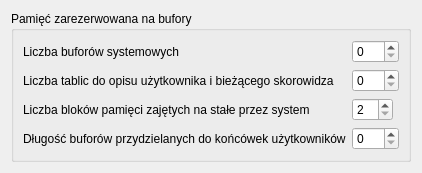
      <widget class="QWidget" name="tab">
       <attribute name="title">
        <string>Bufory</string>
       </attribute>
       <layout class="QVBoxLayout" name="verticalLayout_9">
        <item>
         <widget class="QGroupBox" name="groupBox_7">
          <property name="title">
           <string>Pamięć zarezerwowana na bufory</string>
          </property>
          <layout class="QVBoxLayout" name="verticalLayout_17">
           <item>
            <layout class="QFormLayout" name="formLayout_13">
             <property name="formAlignment">
              <set>Qt::AlignLeading|Qt::AlignLeft|Qt::AlignTop</set>
             </property>
             <item row="0" column="0">
              <widget class="QLabel" name="sys_buf_label">
               <property name="sizePolicy">
                <sizepolicy hsizetype="Preferred" vsizetype="Preferred">
                 <horstretch>0</horstretch>
                 <verstretch>0</verstretch>
                </sizepolicy>
               </property>
               <property name="toolTip">
                <string>Bufory są przydzielane dynamicznie i używanye przy dostępie do zbiorów dyskowych. Pojedynczy bufor ma długość 272 słów.</string>
               </property>
               <property name="text">
                <string>Liczba buforów systemowych</string>
               </property>
               <property name="wordWrap">
                <bool>false</bool>
               </property>
               <property name="buddy">
                <cstring>sys_buf</cstring>
               </property>
              </widget>
             </item>
             <item row="0" column="1">
              <widget class="QSpinBox" name="sys_buf">
               <property name="sizePolicy">
                <sizepolicy hsizetype="Maximum" vsizetype="Fixed">
                 <horstretch>0</horstretch>
                 <verstretch>0</verstretch>
                </sizepolicy>
               </property>
               <property name="toolTip">
                <string>Bufory są przydzielane dynamicznie i używanye
przy dostępie do zbiorów dyskowych.
Pojedynczy bufor ma długość 272 słów.</string>
               </property>
               <property name="maximum">
                <number>255</number>
               </property>
              </widget>
             </item>
             <item row="1" column="0">
              <widget class="QLabel" name="label_3">
               <property name="toolTip">
                <string>na ogół liczba końcówek zwiększona o 3</string>
               </property>
               <property name="toolTipDuration">
                <number>-1</number>
               </property>
               <property name="statusTip">
                <string/>
               </property>
               <property name="whatsThis">
                <string extracomment="na ogół liczba końcówek zwiększona o 3"/>
               </property>
               <property name="text">
                <string>Liczba tablic do opisu użytkownika i bieżącego skorowidza</string>
               </property>
               <property name="wordWrap">
                <bool>false</bool>
               </property>
               <property name="buddy">
                <cstring>sys_dirvec</cstring>
               </property>
              </widget>
             </item>
             <item row="1" column="1">
              <widget class="QSpinBox" name="sys_dirvec">
               <property name="sizePolicy">
                <sizepolicy hsizetype="Maximum" vsizetype="Fixed">
                 <horstretch>0</horstretch>
                 <verstretch>0</verstretch>
                </sizepolicy>
               </property>
               <property name="toolTip">
                <string>na ogół liczba końcówek zwiększona o 3</string>
               </property>
               <property name="maximum">
                <number>255</number>
               </property>
              </widget>
             </item>
             <item row="2" column="0">
              <widget class="QLabel" name="label_4">
               <property name="toolTip">
                <string>jeden blok = 4 Ksłowa</string>
               </property>
               <property name="text">
                <string>Liczba bloków pamięci zajętych na stałe przez system</string>
               </property>
               <property name="wordWrap">
                <bool>false</bool>
               </property>
               <property name="buddy">
                <cstring>sys_block_num</cstring>
               </property>
              </widget>
             </item>
             <item row="2" column="1">
              <widget class="QSpinBox" name="sys_block_num">
               <property name="sizePolicy">
                <sizepolicy hsizetype="Maximum" vsizetype="Fixed">
                 <horstretch>0</horstretch>
                 <verstretch>0</verstretch>
                </sizepolicy>
               </property>
               <property name="toolTip">
                <string>jeden blok = 4 Ksłowa</string>
               </property>
               <property name="minimum">
                <number>2</number>
               </property>
               <property name="maximum">
                <number>16</number>
               </property>
              </widget>
             </item>
             <item row="3" column="0">
              <widget class="QLabel" name="label_5">
               <property name="text">
                <string>Długość buforów przydzielanych do końcówek użytkowników</string>
               </property>
               <property name="wordWrap">
                <bool>false</bool>
               </property>
               <property name="buddy">
                <cstring>sys_line_buf_len</cstring>
               </property>
              </widget>
             </item>
             <item row="3" column="1">
              <widget class="QSpinBox" name="sys_line_buf_len">
               <property name="sizePolicy">
                <sizepolicy hsizetype="Maximum" vsizetype="Fixed">
                 <horstretch>0</horstretch>
                 <verstretch>0</verstretch>
                </sizepolicy>
               </property>
               <property name="maximum">
                <number>255</number>
               </property>
              </widget>
             </item>
            </layout>
           </item>
          </layout>
         </widget>
        </item>
       </layout>
      </widget>
